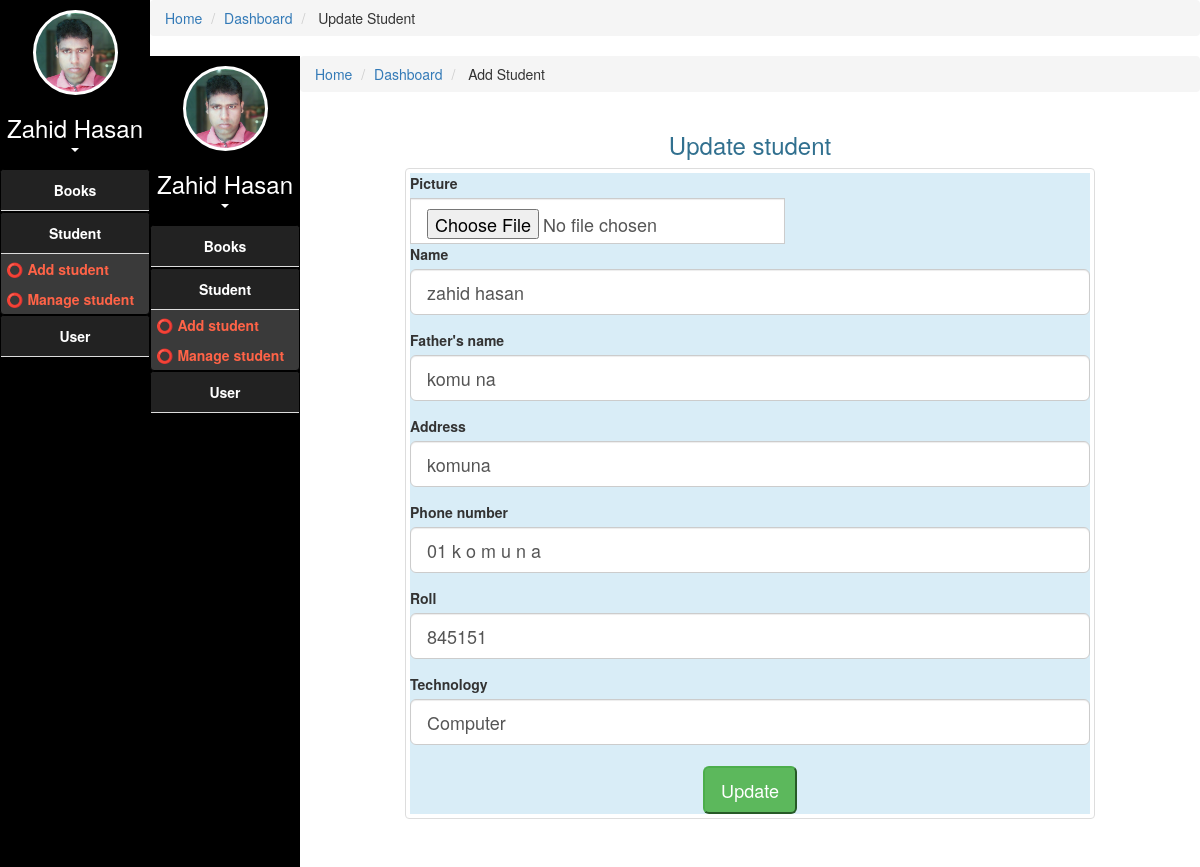
Page /admin/updateStudent.php?editStatus=edit&studentId=24 (signed in) on the committed database.
### tables this page shows
CREATE TABLE `lms_student` (
  `student_id` int(100) NOT NULL,
  `student_name` varchar(50) NOT NULL,
  `fathersName` varchar(50) NOT NULL,
  `Address` varchar(100) NOT NULL,
  `PhoneNumber` text NOT NULL,
  `student_roll` int(10) NOT NULL,
  `student_image` varchar(255) NOT NULL,
  `student_technology` text NOT NULL
);

### admin/addStudent.php (called while the page is built, shortened)
<?php
include 'dashboard.php';
?>

### admin/pages/updateStudent.php (called while the page is built)
<?php
	include 'addStudent.php';
?>

### admin/updateStudent.php (called while the page is built, shortened)
<?php
include 'dashboard.php';
?>

### class/database.php (called while the page is built, shortened)
<?php
class Database{
    public function __construct() {
        $hostName="localhost";
        $serverName="root";
        $password="";
        $databaseName="librarymanagementsystem";
        $this->link= mysqli_connect($hostName, $serverName, $password, $databaseName);
    }
}
?>

### class/admin.php (called while the page is built, shortened)
<?php
include_once 'database.php';
class admin{
		public $db;
		public function __construct() {
		$this->db = new Database();
		}
		public function studentSelectInfo($stdntId){
			$sql = "SELECT * FROM lms_student WHERE student_id=$stdntId";
			$result=mysqli_query($this->db->link,$sql);
			return $result;
		}
}
?>

### admin/pages/addStudent.php (the view, shortened to what this page needs)
	<?php
		if(isset($_GET['editStatus'])){
			$id=$_GET['studentId'];
			$result=$onjAdmin->studentSelectInfo($id);
			$row=mysqli_fetch_assoc($result);
		}
	?>
<div class="container" style='width:80%; margin:auto;'>
								<div class="row">
									<h3 class="text-center text-info">
									<?php
										if(isset($_GET['editStatus'])){echo 'Update student';}else{echo 'Add Student';}
									?>
									</h3>
									<div class="col-md-12 ">
										<div class="thumbnail totalBooks ">
											<div class="bg-info" >
												<form action="" method="POST" enctype="multipart/form-data">
													<label for="">Picture</label>
													<div class="input-group">
														<input type="file" accept='image/*' id='image' name='file' class="form-control input-lg" title='Please add 1:1 ratio picture...'  />
													</div>
													<div class="form-group">
														<label for="name">Name</label>
														<input type="name" id='name' name='name' class="form-control input-lg" placeholder="&#128107 Student's name..." value="<?php if(isset($row)){ echo $row['student_name'];} ?>" required />
													</div>
													<div class="form-group">
														<label for="fname">Father's name</label>
														<input type="name" id='fname' name='fname' class="form-control input-lg" placeholder="&#128115 Father's name..."  value="<?php if(isset($row)){ echo $row['fathersName'];} ?>" required />
													</div>
													<div class="form-group">
														<label for="Address">Address</label>
														<input type="name" id='Address' name='Address' class="form-control input-lg" placeholder="&#128506 Address..." value="<?php if(isset($row)){ echo $row['Address'];} ?>"  required />
													</div>
													<div class="form-group">
														<label for="Pnumber">Phone number</label>
														<input type="name" id='Pnumber' name='Pnumber' class="form-control input-lg" placeholder="&#128222 Phone number..." value="<?php if(isset($row)){ echo $row['PhoneNumber'];} ?>"  required />
													</div>
													<div class="form-group">
														<label for="roll">Roll</label>
														<input type="number" id='roll' name='roll' class="form-control input-lg" placeholder="&#128395 Student's roll..." value="<?php if(isset($row)){ echo $row['student_roll'];} ?>"  required />
													</div>
													<div class="form-group">
														<label for="Technology">Technology</label>
														<input list="TechnologyList" type="text" id='Technology' name='Technology' class="form-control input-lg" placeholder='&#128295 Technology...'  value="<?php if(isset($row)){ echo $row['student_technology'];} ?>" required />
													</div>
													<div class="text-center">
															<input type="submit" name="<?php if(isset($_GET['editStatus'])){ echo 'updateStudent';} else{ echo 'uploadStudent';} ?>" value="<?php if(isset($_GET['editStatus'])){ echo 'Update';} else{ echo 'AddStudent';} ?>" class="btn-lg btn-success" style='' onclick='confirm("???? ?? ???? ???? ???????!  ????? ok ????? ?????");' />
														</div>
												</form>
											</div>
										</div>
									</div>
								</div>
							</div>

### assets/frontend/w3css/w3.css (style rules this page uses)
html { box-sizing:border-box }
*,*:before,*:after { box-sizing:inherit }
html { -ms-text-size-adjust:100%;-webkit-text-size-adjust:100% }
body { margin:0 }
button,input,select,textarea,optgroup { font:inherit;margin:0 }
button,input { overflow:visible }
button,[type=button],[type=reset],[type=submit] { -webkit-appearance:button }
html,body { font-family:Verdana,sans-serif;font-size:15px;line-height:1.5 }
html { overflow-x:hidden }
h3 { font-size:24px }
h1,h2,h3,h4,h5,h6 { font-family:"Segoe UI",Arial,sans-serif;font-weight:400;margin:10px 0 }

### admin/dashboard.php (style rules this page uses)
* { margin:0; }

### rows in the picture
lms_student: name "zahid hasan", fname "komu na", Address "komuna", Pnumber "01 k o m u n a", roll "845151", Technology "Computer"

### other values in the picture
$_SESSION['userName'] "Zahid Hasan Zahid Hasan"
$D_breadcrumb "Update Student Add Student"
